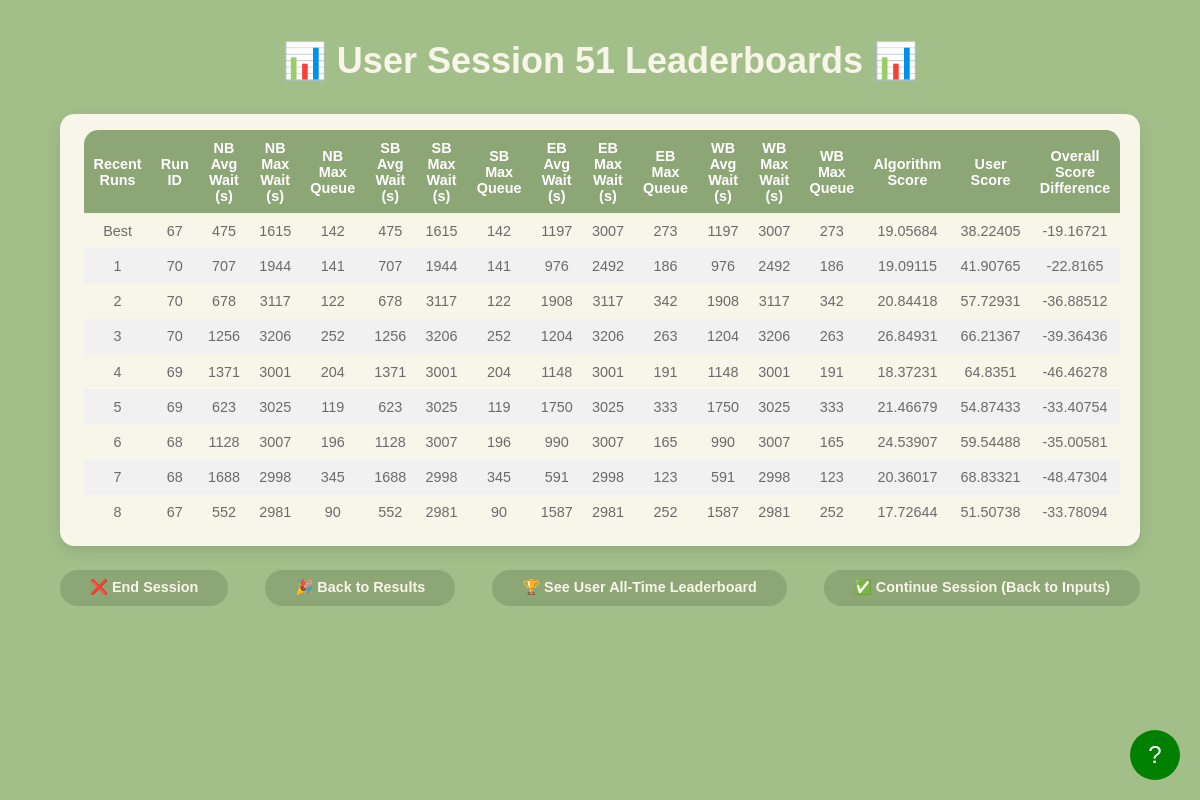
Page /session_leaderboard?session_id=51 on the committed database.
### models.py (models this page shows, shortened)
class LeaderboardResult(db.Model):
    __tablename__ = 'leaderboard_results'
    id = db.Column(db.Integer, primary_key=True, autoincrement=True)
    run_id = db.Column(db.Integer, db.ForeignKey('configurations.run_id'), nullable=False)
    session_id = db.Column(db.Integer, db.ForeignKey('sessions.id'), nullable=False)
    avg_wait_time_north = db.Column(db.Float, nullable=False)
    max_wait_time_north = db.Column(db.Float, nullable=False)
    max_queue_length_north = db.Column(db.Integer, nullable=False)
    avg_wait_time_south = db.Column(db.Float, nullable=False)
    max_wait_time_south = db.Column(db.Float, nullable=False)
    max_queue_length_south = db.Column(db.Integer, nullable=False)
    avg_wait_time_east = db.Column(db.Float, nullable=False)
    max_wait_time_east = db.Column(db.Float, nullable=False)
    max_queue_length_east = db.Column(db.Integer, nullable=False)
    avg_wait_time_west = db.Column(db.Float, nullable=False)
    max_wait_time_west = db.Column(db.Float, nullable=False)
    max_queue_length_west = db.Column(db.Integer, nullable=False)

### app.py (the view)
@app.route('/session_leaderboard')
def session_leaderboard_page():
    session_id = request.args.get('session_id', type=int)
    if not session_id:
        active_session = Session.query.filter_by(active=True).order_by(Session.id.desc()).first()
        session_id = active_session.id if active_session else None
    runs = get_recent_runs_with_scores(session_id) if session_id else []
    print(get_all_time_best_configurations())
    return render_template('session_leaderboard.html', runs=runs, session_id=session_id)

### templates/session_leaderboard.html (shortened to what this page needs)
<!DOCTYPE html>
<html lang="en">
<head>
    <link rel="stylesheet" href="{{ url_for('static', filename='css/session_leaderboard.css') }}">
</head>
<body>
    <div class="header">
        <h1>📊 User Session {{ session_id }} Leaderboards 📊</h1>
    </div>
    <div class="leaderboard-container">
        <table>
            <thead>
                <tr>
                    <th>Recent Runs</th>
                    <th>Run ID</th>
                    <th>NB Avg Wait (s)</th>
                    <th>NB Max Wait (s)</th>
                    <th>NB Max Queue</th>
                    <th>SB Avg Wait (s)</th>
                    <th>SB Max Wait (s)</th>
                    <th>SB Max Queue</th>
                    <th>EB Avg Wait (s)</th>
                    <th>EB Max Wait (s)</th>
                    <th>EB Max Queue</th>
                    <th>WB Avg Wait (s)</th>
                    <th>WB Max Wait (s)</th>
                    <th>WB Max Queue</th>
                    <th>Algorithm Score</th>
                    <th>User Score</th>
                    <th>Overall Score Difference</th>
                </tr>
            </thead>
            <tbody>
                {% if runs and runs|length > 0 %}
                    {% for run in runs %}
                    <tr onclick="handleRowClick(this)">
                        <td>
                            {% if loop.first %}
                                Best
                            {% else %}
                                {{ loop.index0 }}
                            {% endif %}
                        </td>
                        <td>{{ run.run_id }}</td>
                        <td>{{ run.nb_avg_wait|round|int }}</td>
                        <td>{{ run.nb_max_wait|round|int }}</td>
                        <td>{{ run.nb_max_queue|round|int }}</td>
                        <td>{{ run.sb_avg_wait|round|int }}</td>
                        <td>{{ run.sb_max_wait|round|int }}</td>
                        <td>{{ run.sb_max_queue|round|int }}</td>
                        <td>{{ run.eb_avg_wait|round|int }}</td>
                        <td>{{ run.eb_max_wait|round|int }}</td>
                        <td>{{ run.eb_max_queue|round|int }}</td>
                        <td>{{ run.wb_avg_wait|round|int }}</td>
                        <td>{{ run.wb_max_wait|round|int }}</td>
                        <td>{{ run.wb_max_queue|round|int }}</td>
                        <td>{{ run.algorithm_score|round(5) }}</td>
                        <td>{{ run.user_score|round(5) }}</td>
                        <td>{{ run.score|round(5) }}</td>
                    </tr>
                    {% endfor %}
                {% else %}
                    <tr>
                        <td colspan="15">No session runs found.</td>
                    </tr>
                {% endif %}
            </tbody>
        </table>
    </div>
    <div class="nav-container">
        <a class="nav-button" id="endBtn" href="/index">❌ End Session</a>
        <a class="res-button" id="results" href="/back_to_results">🎉 Back to Results</a>
        <a href="/leaderboards">🏆 See User All-Time Leaderboard</a>
        <a class="nav-button" id="backBtn" href="/parameters">✅ Continue Session (Back to Inputs)</a>
    </div>
    <div id="tutorial-button">?</div>
</body>
</html>

### static/css/session_leaderboard.css (style rules this page uses)
* { margin: 0; padding: 0; box-sizing: border-box; }
html, body { width: 100%; height: 100%; overflow: hidden; }
body { background-color: #a2bf89; font-family: 'SF Pro', sans-serif; color: #6b6b6b; display: flex; flex-direction: column; align-items: center; padding: 5vh 0; }
.header { width: 90%; text-align: center; margin-bottom: 4vh; }
.header h1 { font-size: 3vw; color: #f8f5e9; font-weight: 600; }
.leaderboard-container { background-color: #f8f5e9; border-radius: 1.2vw; padding: 2vh 3vh; width: 90%; max-width: 1400px; text-align: center; box-shadow: 0px 5px 15px rgba(0, 0, 0, 0.1); }
table { width: 100%; border-collapse: collapse; border-radius: 1.2vw; overflow: hidden; }
th, td { padding: 1.2vh; text-align: center; font-size: 1.2vw; }
th { background-color: #8da676; color: white; font-weight: bold; }
tr:nth-child(even) { background-color: #f1f1f1; }
tbody tr { cursor: pointer; }
.nav-container { width: 90%; max-width: 1400px; margin-top: 3vh; display: flex; justify-content: space-between; }
.nav-container a { text-decoration: none; color: #f8f5e9; background-color: #8da676; padding: 1.2vh 2.5vw; border-radius: 2vw; font-size: 1.2vw; font-weight: 600; transition: background-color 0.3s; }
#tutorial-button { position: fixed; bottom: 20px; right: 20px; width: 50px; height: 50px; border-radius: 50%; background-color: green; color: white; text-align: center; line-height: 50px; font-size: 24px; cursor: pointer; z-index: 1000; }

### rows in the picture
LeaderboardResult: shows "Best", run_id "67", nb_avg_wait "475", nb_max_wait "1615", nb_max_queue "142", sb_avg_wait "475", sb_max_wait "1615", sb_max_queue "142", eb_avg_wait "1197", eb_max_wait "3007", eb_max_queue "273", wb_avg_wait "1197", wb_max_wait "3007", wb_max_queue "273", algorithm_score "19.05684", user_score "38.22405", score "-19.16721"
LeaderboardResult: run_id "70", nb_avg_wait "707", nb_max_wait "1944", nb_max_queue "141", sb_avg_wait "707", sb_max_wait "1944", sb_max_queue "141", eb_avg_wait "976", eb_max_wait "2492", eb_max_queue "186", wb_avg_wait "976", wb_max_wait "2492", wb_max_queue "186", algorithm_score "19.09115", user_score "41.90765", score "-22.8165"
LeaderboardResult: run_id "70", nb_avg_wait "678", nb_max_wait "3117", nb_max_queue "122", sb_avg_wait "678", sb_max_wait "3117", sb_max_queue "122", eb_avg_wait "1908", eb_max_wait "3117", eb_max_queue "342", wb_avg_wait "1908", wb_max_wait "3117", wb_max_queue "342", algorithm_score "20.84418", user_score "57.72931", score "-36.88512"
LeaderboardResult: run_id "70", nb_avg_wait "1256", nb_max_wait "3206", nb_max_queue "252", sb_avg_wait "1256", sb_max_wait "3206", sb_max_queue "252", eb_avg_wait "1204", eb_max_wait "3206", eb_max_queue "263", wb_avg_wait "1204", wb_max_wait "3206", wb_max_queue "263", algorithm_score "26.84931", user_score "66.21367", score "-39.36436"
LeaderboardResult: run_id "69", nb_avg_wait "1371", nb_max_wait "3001", nb_max_queue "204", sb_avg_wait "1371", sb_max_wait "3001", sb_max_queue "204", eb_avg_wait "1148", eb_max_wait "3001", eb_max_queue "191", wb_avg_wait "1148", wb_max_wait "3001", wb_max_queue "191", algorithm_score "18.37231", user_score "64.8351", score "-46.46278"
LeaderboardResult: run_id "69", nb_avg_wait "623", nb_max_wait "3025", nb_max_queue "119", sb_avg_wait "623", sb_max_wait "3025", sb_max_queue "119", eb_avg_wait "1750", eb_max_wait "3025", eb_max_queue "333", wb_avg_wait "1750", wb_max_wait "3025", wb_max_queue "333", algorithm_score "21.46679", user_score "54.87433", score "-33.40754"
LeaderboardResult: run_id "68", nb_avg_wait "1128", nb_max_wait "3007", nb_max_queue "196", sb_avg_wait "1128", sb_max_wait "3007", sb_max_queue "196", eb_avg_wait "990", eb_max_wait "3007", eb_max_queue "165", wb_avg_wait "990", wb_max_wait "3007", wb_max_queue "165", algorithm_score "24.53907", user_score "59.54488", score "-35.00581"
LeaderboardResult: run_id "68", nb_avg_wait "1688", nb_max_wait "2998", nb_max_queue "345", sb_avg_wait "1688", sb_max_wait "2998", sb_max_queue "345", eb_avg_wait "591", eb_max_wait "2998", eb_max_queue "123", wb_avg_wait "591", wb_max_wait "2998", wb_max_queue "123", algorithm_score "20.36017", user_score "68.83321", score "-48.47304"
LeaderboardResult: run_id "67", nb_avg_wait "552", nb_max_wait "2981", nb_max_queue "90", sb_avg_wait "552", sb_max_wait "2981", sb_max_queue "90", eb_avg_wait "1587", eb_max_wait "2981", eb_max_queue "252", wb_avg_wait "1587", wb_max_wait "2981", wb_max_queue "252", algorithm_score "17.72644", user_score "51.50738", score "-33.78094"

### other values in the picture
{{ session_id }} "51"
